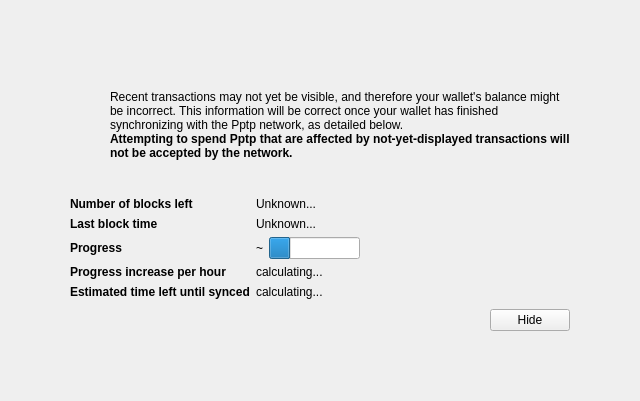
<?xml version="1.0" encoding="UTF-8"?>
<ui version="4.0">
 <class>ModalOverlay</class>
 <widget class="ModalOverlay" name="ModalOverlay">
  <property name="geometry">
   <rect>
    <x>0</x>
    <y>0</y>
    <width>640</width>
    <height>401</height>
   </rect>
  </property>
  <property name="windowTitle">
   <string>Form</string>
  </property>
  <layout class="QVBoxLayout" name="verticalLayout" stretch="0">
   <property name="sizeConstraint">
    <enum>QLayout::SetDefaultConstraint</enum>
   </property>
   <property name="leftMargin">
    <number>0</number>
   </property>
   <property name="topMargin">
    <number>0</number>
   </property>
   <property name="rightMargin">
    <number>0</number>
   </property>
   <property name="bottomMargin">
    <number>0</number>
   </property>
   <item>
    <widget class="QWidget" name="bgWidget" native="true">
     <property name="styleSheet">
      <string notr="true"/>
     </property>
     <layout class="QVBoxLayout" name="verticalLayoutMain" stretch="0">
      <property name="leftMargin">
       <number>60</number>
      </property>
      <property name="topMargin">
       <number>60</number>
      </property>
      <property name="rightMargin">
       <number>60</number>
      </property>
      <property name="bottomMargin">
       <number>60</number>
      </property>
      <item>
       <widget class="QWidget" name="contentWidget" native="true">
        <property name="styleSheet">
         <string notr="true"/>
        </property>
        <layout class="QVBoxLayout" name="verticalLayoutSub" stretch="1,0,0,0,0">
         <property name="spacing">
          <number>0</number>
         </property>
         <property name="leftMargin">
          <number>10</number>
         </property>
         <property name="topMargin">
          <number>10</number>
         </property>
         <property name="rightMargin">
          <number>10</number>
         </property>
         <property name="bottomMargin">
          <number>10</number>
         </property>
         <item>
          <layout class="QHBoxLayout" name="horizontalLayoutIconText" stretch="0,1">
           <property name="topMargin">
            <number>20</number>
           </property>
           <item>
            <layout class="QVBoxLayout" name="verticalLayoutIcon">
             <property name="leftMargin">
              <number>0</number>
             </property>
             <item>
              <widget class="QPushButton" name="warningIcon">
               <property name="enabled">
                <bool>false</bool>
               </property>
               <property name="text">
                <string/>
               </property>
               <property name="icon">
                <iconset>
                 <normaloff>:/icons/warning</normaloff>
                 <disabledoff>:/icons/warning</disabledoff>:/icons/warning</iconset>
               </property>
               <property name="iconSize">
                <size>
                 <width>48</width>
                 <height>48</height>
                </size>
               </property>
               <property name="flat">
                <bool>true</bool>
               </property>
              </widget>
             </item>
             <item>
              <spacer name="verticalSpacerWarningIcon">
               <property name="orientation">
                <enum>Qt::Vertical</enum>
               </property>
               <property name="sizeHint" stdset="0">
                <size>
                 <width>20</width>
                 <height>40</height>
                </size>
               </property>
              </spacer>
             </item>
            </layout>
           </item>
           <item>
            <layout class="QVBoxLayout" name="verticalLayoutInfoText">
             <property name="leftMargin">
              <number>0</number>
             </property>
             <property name="topMargin">
              <number>0</number>
             </property>
             <item>
              <widget class="QLabel" name="infoText">
               <property name="text">
                <string>Recent transactions may not yet be visible, and therefore your wallet's balance might be incorrect. This information will be correct once your wallet has finished synchronizing with the Pptp network, as detailed below.</string>
               </property>
               <property name="textFormat">
                <enum>Qt::RichText</enum>
               </property>
               <property name="wordWrap">
                <bool>true</bool>
               </property>
              </widget>
             </item>
             <item>
              <widget class="QLabel" name="infoTextStrong">
               <property name="font">
                <font>
                 <weight>75</weight>
                 <bold>true</bold>
                </font>
               </property>
               <property name="text">
                <string>Attempting to spend Pptp that are affected by not-yet-displayed transactions will not be accepted by the network.</string>
               </property>
               <property name="textFormat">
                <enum>Qt::RichText</enum>
               </property>
               <property name="wordWrap">
                <bool>true</bool>
               </property>
              </widget>
             </item>
             <item>
              <spacer name="verticalSpacerInTextSpace">
               <property name="orientation">
                <enum>Qt::Vertical</enum>
               </property>
               <property name="sizeHint" stdset="0">
                <size>
                 <width>20</width>
                 <height>40</height>
                </size>
               </property>
              </spacer>
             </item>
            </layout>
           </item>
          </layout>
         </item>
         <item>
          <spacer name="verticalSpacerAfterText">
           <property name="orientation">
            <enum>Qt::Vertical</enum>
           </property>
           <property name="sizeHint" stdset="0">
            <size>
             <width>20</width>
             <height>40</height>
            </size>
           </property>
          </spacer>
         </item>
         <item>
          <layout class="QFormLayout" name="formLayout">
           <property name="fieldGrowthPolicy">
            <enum>QFormLayout::FieldsStayAtSizeHint</enum>
           </property>
           <property name="horizontalSpacing">
            <number>6</number>
           </property>
           <property name="verticalSpacing">
            <number>6</number>
           </property>
           <property name="topMargin">
            <number>10</number>
           </property>
           <item row="0" column="0">
            <widget class="QLabel" name="labelNumberOfBlocksLeft">
             <property name="font">
              <font>
               <weight>75</weight>
               <bold>true</bold>
              </font>
             </property>
             <property name="text">
              <string>Number of blocks left</string>
             </property>
            </widget>
           </item>
           <item row="0" column="1">
            <widget class="QLabel" name="numberOfBlocksLeft">
             <property name="text">
              <string>Unknown...</string>
             </property>
            </widget>
           </item>
           <item row="1" column="0">
            <widget class="QLabel" name="labelLastBlockTime">
             <property name="font">
              <font>
               <weight>75</weight>
               <bold>true</bold>
              </font>
             </property>
             <property name="text">
              <string>Last block time</string>
             </property>
            </widget>
           </item>
           <item row="1" column="1">
            <widget class="QLabel" name="newestBlockDate">
             <property name="sizePolicy">
              <sizepolicy hsizetype="Maximum" vsizetype="Preferred">
               <horstretch>0</horstretch>
               <verstretch>0</verstretch>
              </sizepolicy>
             </property>
             <property name="text">
              <string>Unknown...</string>
             </property>
            </widget>
           </item>
           <item row="2" column="0">
            <widget class="QLabel" name="labelSyncDone">
             <property name="font">
              <font>
               <weight>75</weight>
               <bold>true</bold>
              </font>
             </property>
             <property name="text">
              <string>Progress</string>
             </property>
            </widget>
           </item>
           <item row="2" column="1">
            <layout class="QHBoxLayout" name="horizontalLayoutSync" stretch="0,1">
             <item>
              <widget class="QLabel" name="percentageProgress">
               <property name="text">
                <string>~</string>
               </property>
              </widget>
             </item>
             <item>
              <widget class="QProgressBar" name="progressBar">
               <property name="value">
                <number>24</number>
               </property>
               <property name="format">
                <string/>
               </property>
              </widget>
             </item>
            </layout>
           </item>
           <item row="4" column="0">
            <widget class="QLabel" name="labelProgressIncrease">
             <property name="font">
              <font>
               <weight>75</weight>
               <bold>true</bold>
              </font>
             </property>
             <property name="text">
              <string>Progress increase per hour</string>
             </property>
            </widget>
           </item>
           <item row="4" column="1">
            <widget class="QLabel" name="progressIncreasePerH">
             <property name="text">
              <string>calculating...</string>
             </property>
            </widget>
           </item>
           <item row="5" column="0">
            <widget class="QLabel" name="labelEstimatedTimeLeft">
             <property name="font">
              <font>
               <weight>75</weight>
               <bold>true</bold>
              </font>
             </property>
             <property name="text">
              <string>Estimated time left until synced</string>
             </property>
            </widget>
           </item>
           <item row="5" column="1">
            <widget class="QLabel" name="expectedTimeLeft">
             <property name="text">
              <string>calculating...</string>
             </property>
            </widget>
           </item>
          </layout>
         </item>
         <item>
          <layout class="QHBoxLayout" name="horizontalLayoutButtons">
           <property name="leftMargin">
            <number>10</number>
           </property>
           <property name="topMargin">
            <number>10</number>
           </property>
           <item>
            <spacer name="horizontalSpacer">
             <property name="orientation">
              <enum>Qt::Horizontal</enum>
             </property>
             <property name="sizeHint" stdset="0">
              <size>
               <width>40</width>
               <height>20</height>
              </size>
             </property>
            </spacer>
           </item>
           <item>
            <widget class="QPushButton" name="closeButton">
             <property name="text">
              <string>Hide</string>
             </property>
            </widget>
           </item>
          </layout>
         </item>
         <item>
          <layout class="QVBoxLayout" name="verticalLayout_2">
           <item>
            <spacer name="verticalSpacer">
             <property name="orientation">
              <enum>Qt::Vertical</enum>
             </property>
             <property name="sizeHint" stdset="0">
              <size>
               <width>20</width>
               <height>40</height>
              </size>
             </property>
            </spacer>
           </item>
          </layout>
         </item>
        </layout>
       </widget>
      </item>
     </layout>
    </widget>
   </item>
  </layout>
 </widget>
 <customwidgets>
  <customwidget>
   <class>ModalOverlay</class>
   <extends>QWidget</extends>
   <header>modaloverlay.h</header>
   <container>1</container>
  </customwidget>
 </customwidgets>
 <resources/>
 <connections/>
</ui>
